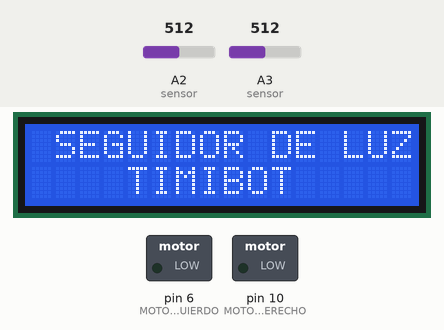
A sketch run on a simulated Arduino Uno, built with avr-gcc and run on an emulated ATmega328P. Shown: 16×2 character LCD, switched loads named in the sketch (green lamp = pin HIGH). Inputs (shaded band) come from the test bench; at power-on: A2 (sensor) = 512, A3 (sensor) = 512.

Above: at 1.2 s.
1.3 s: A2 (sensor) set to 945
2.8 s: A2 (sensor) set to 973
At 3.4 s:
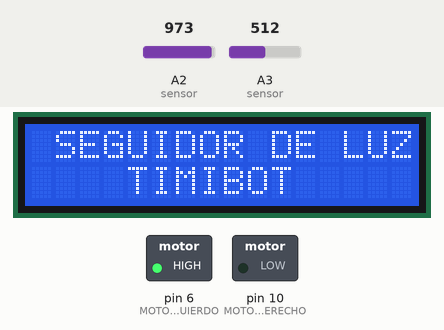
4.3 s: A3 (sensor) set to 951
5.8 s: A3 (sensor) set to 968
At 6.9 s:
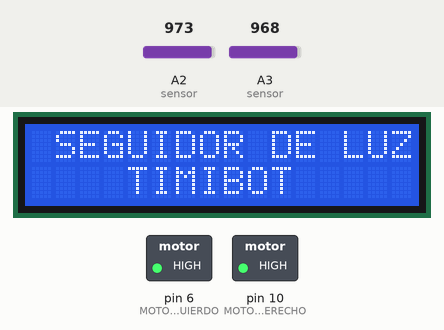
7.3 s: A2 (sensor) set to 950
At 8.1 s:
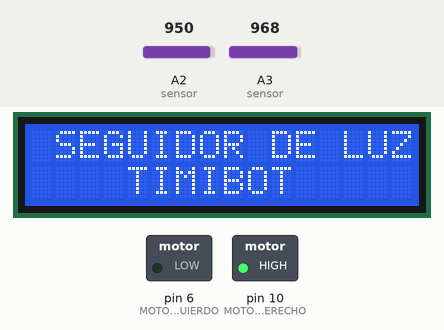
8.8 s: A2 (sensor) set to 970
At 9.2 s:
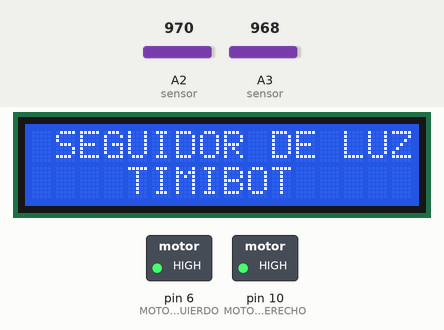
Timing chart, 0 to 11.3 s (numbered marks = the images above; inputs shaded):
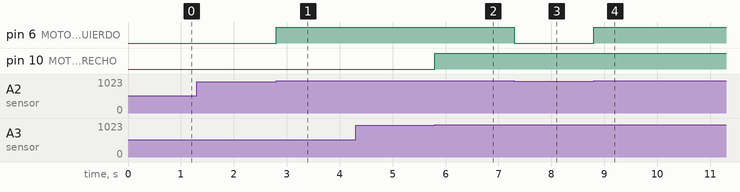

The sketch:

SEGUIDOR_DE_LUZ.ino
```cpp
// PROGRAMA : ROBOT SEGUIDOR DE LUZ
// TIMIBOT

#include <Wire.h>
#include <LiquidCrystal_I2C.h>
LiquidCrystal_I2C lcd(0x27,16,2);

int valorA2;                  //variable sensor luz izquierdo, controla motor derecho
int valorA3;                  //variable sensor luz derecho, controla motor izquierdo
//int M1 = D10;
//int M2 = D6;

void setup () {
lcd.init();
lcd.backlight();
lcd.setCursor(1,0);
lcd.print("SEGUIDOR DE LUZ");
lcd.setCursor(4,1);
lcd.print("TIMIBOT");
pinMode(10, OUTPUT);            //MOTOR DERECHO
pinMode(6, OUTPUT);             //MOTOR IZQUIERDO
}

void loop() {
valorA2=analogRead(A2);       //Valor señal de entrada sensor izquierdo
valorA3=analogRead(A3);       // Valor señal de entrada sensor derecho

if (valorA2<=960) {
digitalWrite(6,LOW);
}
else {
digitalWrite(6,HIGH);
}

if (valorA3<=960) {
digitalWrite(10,LOW);
}
else {
digitalWrite(10,HIGH);
}

}
```

Measured:
- the behaviour switches between 960 and 961 on A2 (sensor) (found by bisection; images 0 and 1)
- the behaviour switches between 960 and 961 on A3 (sensor) (found by bisection; images 1 and 2)
- after the input at 1.3 s, every drawn part: stays the same
- after the input at 2.8 s, pin 6 (MOTOR_IZQUIERDO): LOW → HIGH at once
- after the input at 4.3 s, every drawn part: stays the same
- after the input at 5.8 s, pin 10 (MOTOR_DERECHO): LOW → HIGH at once
- after the input at 7.3 s, pin 6 (MOTOR_IZQUIERDO): HIGH → LOW at once
- after the input at 8.8 s, pin 6 (MOTOR_IZQUIERDO): LOW → HIGH at once
